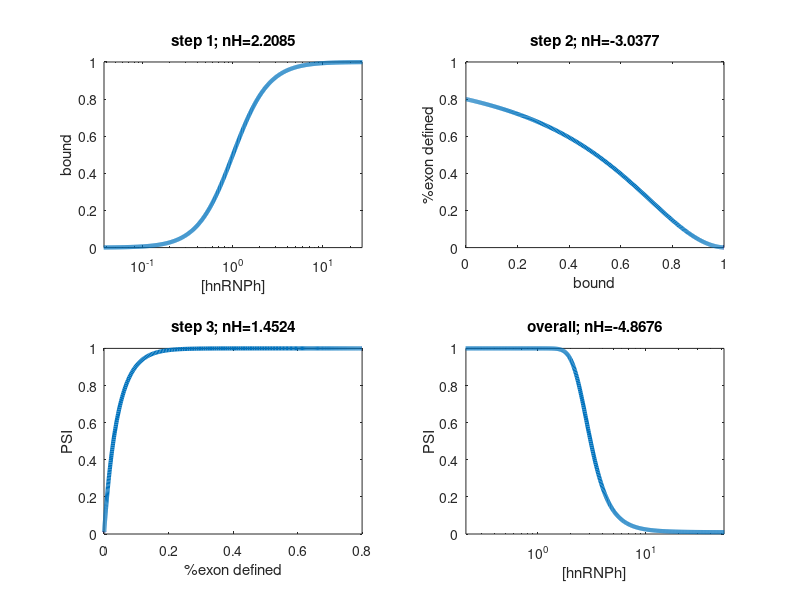
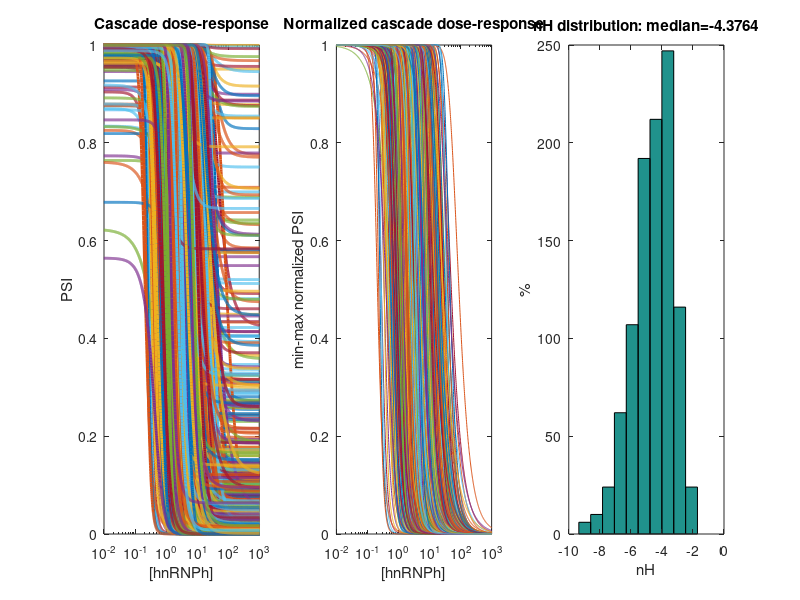

Recreate these plots in MATLAB, in order.
clear
% close all

% This code implements a three-tiered cascade, in which each level is
% described by an algebraic equation (see Methods and Supplemental Material). 
% It calculates dose-response curves and Hill coefficients for an example 
% parameter set (i=1) and for randomly sampled parameter values

%-------------------------

% 1) Definition of parameter values

% Cascade parameters
K10=1;
K20=0.25; % 0.05
nH10=2.2;
nH20=2;

alpha0=0.01; % kon repression factor by hnRNPh
ksplAE0=3; % splicing rate of the AE
kCE0=1; %Splicing rate of the constitutive exon
tau0=7; % Time delay from co-transcriptional splicing

% % Cascade parameters
% K10=1;
% K20=0.25; % 0.05
% nH10=2.2;
% nH20=2;
% 
% alpha0=0.01; % kon repression factor by hnRNPh
% ksplAE0=3; % splicing rate of the AE
% kCE0=1; %Splicing rate of the constitutive exon
% tau0=7; % Time delay from co-transcriptional splicing

% Parameters for Sampling
mu=0;
sig=0.73;
signH=0.2;

%-------------------------

% 2) Input titration and parameter sampling

for i=1:2 % Example parameter set (i=1) or random parameter sampling (i=2)

if i==1 % Example simulation
   
    freeRBP=logspace(-10,10,5000); % titration of HnRNPh levels
    K1=K10; % reference parameter values
    K2=K20;
    alpha=alpha0;
    ksplAE=ksplAE0;
    kCE=kCE0;
    tau=tau0;

    nH1=nH10;
    nH2=nH20;


elseif i==2 % Random parameter sampling
    
    figure
    freeRBP=logspace(-10,10,5000);  % titration of HnRNPh levels
    no=1000; % Sample size
    
     % Sampling the half-maximal input at each level 
    K1=K10.*lognrnd(mu,sig,no,1);
    K2=K20.*lognrnd(mu,sig,no,1);

    alpha=alpha0.*lognrnd(mu,sig,no,1);
    ksplAE=ksplAE0.*lognrnd(mu,sig,no,1);
    kCE=kCE0.*lognrnd(mu,sig,no,1);
    tau=tau0.*lognrnd(mu,sig,no,1);

    % Sampling the Hill coefficient at each level 
    nH1=0.4*randn(no,1)+nH10;
    nH2=0.4*randn(no,1)+nH20;

end

%---------------------

% 3) Equations describing the three-tiered cascade
% input: hnRNPh concentration ('freeRBP'); output: PSI

boundRBP=freeRBP.^nH1./(freeRBP.^nH1+K1.^nH1); % Level 1: cooperative hnRNPh binding

exondef=(1+(alpha-1).*boundRBP).^nH2./((1+(alpha-1).*boundRBP).^nH2+K2); % Level 2: Exon definition controlled by hnRNPh

kAE=ksplAE.*exondef;
PSI=(1-(kCE./(kCE+kAE)).*(exp(-kAE.*tau))); % Level 3: PSI controlled by exon definition status

%----------------------

if i==1 % Specific parameter set

% 4) Calculate Hill coefficients at each level and globally for the cascade
% using the formula nH = log81/log(EC90/EC10)
% EC10 and EC90: inputs required for 10% and 90% activation

% Local Hill coefficient: Level 1
EC10=freeRBP(min(find(boundRBP>0.1)));
EC90=freeRBP(min(find(boundRBP>0.9)));
nH=log(81)./log(EC90./EC10);

% Local Hill coefficient: Level 2
EC10a=boundRBP(min(find((exondef-min(exondef))./(max(exondef)-min(exondef))<0.1)));
EC90a=boundRBP(min(find((exondef-min(exondef))./(max(exondef)-min(exondef))<0.9)));
nHa=log(81)./log(EC90a./EC10a);

% Local Hill coefficient: Level 3
EC10b=exondef(min(find((PSI-min(PSI))./(max(PSI)-min(PSI))<0.1)));
EC90b=exondef(min(find((PSI-min(PSI))./(max(PSI)-min(PSI))<0.9)));
nHb=log(81)./log(EC90b./EC10b);

% Global Hill coefficient: change in RBPfree required to switch PSI
EC10c=freeRBP(min(find((PSI-min(PSI))./(max(PSI)-min(PSI))<0.1)));
EC90c=freeRBP(min(find((PSI-min(PSI))./(max(PSI)-min(PSI))<0.9)));
nHc=log(81)./log(EC90c./EC10c);

%-------------------------------

% 5) Plotting the dose-response curves

% Level 1
subplot(2,2,1)
semilogx(freeRBP,boundRBP,'LineWidth',3)
title(['step 1; nH=' num2str(nH)])
xlabel('[hnRNPh]')
ylabel('bound')
xlim([0.1*EC10 10*EC90])
ylim([0 1])
hold on

% Level 2
subplot(2,2,2)
plot(boundRBP,exondef,'LineWidth',3)
title(['step 2; nH=' num2str(nHa)])
xlabel('bound')
ylabel('%exon defined')
% xlim([0.1*EC90a 10*EC10a])
ylim([0 1])
hold on

% Level 3
subplot(2,2,3)
plot(exondef,PSI,'LineWidth',3)
title(['step 3; nH=' num2str(nHb)])
xlabel('%exon defined')
ylabel('PSI')
hold on
% xlim([0.1*EC10b 10*EC90b])

% Overall cascade
subplot(2,2,4)
semilogx(freeRBP,PSI,'LineWidth',3)
title(['overall; nH=' num2str(nHc)])
xlabel('[hnRNPh]')
ylabel('PSI')
hold on
xlim([0.1*EC90c 10*EC10c])

%----------------------

elseif i==2 % Parameter sampling

% 4a) Calculate Hill coefficients at each level and globally for the cascade
% 5a) Plot overall dose-response curve of the cascade

% Plot non-normalized dose-response curves
subplot(1,3,1),semilogx(freeRBP,PSI,'LineWidth',2)
xlabel('[hnRNPh]')
ylabel('PSI')
xlim([0.01*K10 1000*K10])
ylim([0 1])
hold on
title('Cascade dose-response')

% Plot min-max normalized dose-response curves
PSI_norm=(PSI'-repmat(min(PSI'),size(PSI',1),1))./(repmat(max(PSI'),size(PSI',1),1)-repmat(min(PSI'),size(PSI',1),1));
subplot(1,3,2),semilogx(freeRBP,PSI_norm')
xlim([0.01*K10 1000*K10])
hold on
[x10,y10]=min(abs(PSI_norm-0.1));
[x90,y90]=min(abs(PSI_norm-0.9));
xlabel('[hnRNPh]')
ylabel('min-max normalized PSI')
title('Normalized cascade dose-response')

% Calculate Hill coefficients and plot distribution
EC10=freeRBP(y10);
EC90=freeRBP(y90);
subplot(1,3,3),hist(log(81)./log(EC90./EC10),no/100)
xlabel('nH')
ylabel('%')
title(['nH distribution: median=' num2str(median(log(81)./log(EC90./EC10)))])

end

end
